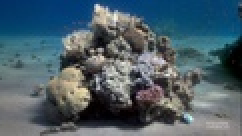
#> input picture images/745x419.jpg, 121 x 68 px, shrunk from 745 x 419 before the run (shown 2 times larger)
$ python main.py
#> lines starting #> are read from the running program, lines starting #| are printed output that depends on the picture; after the words box and inside, x2 and y2 are one past the last pixel; in counts of white or black regions, pixels touching at a corner belong together
### Utilities.py
from matplotlib import pyplot as plt
import cv2

def read_image(path, color_scale = 'gray'):
#> called with path = 'images/745x419.jpg', color_scale = 'rgb'
    scale = 0
    if(color_scale == 'rgb'):
        scale = 1
    image = cv2.imread(path, scale)
#> image is the input picture: shape (68, 121, 3); mean B, G, R 105.2, 95.5, 76.5
    return image

# [5 lines left out: function show_image, not called in this run]

def adapt_image_to_color_scale(image, color_scale):
    color = None
    if(color_scale != 'gray'):
        image = cv2.cvtColor(image, cv2.COLOR_BGR2RGB)
    else:
        color = "gray"
    return image, color

def show_couple_of_images(image1, image2, title1 = None, title2 = None, color_scale = 'gray'):
    image1, color = adapt_image_to_color_scale(image1, color_scale)
    image2, color = adapt_image_to_color_scale(image2, color_scale)
    plt.subplot(121), plt.imshow(image1, cmap=color, interpolation='bicubic', vmin=0, vmax=255), plt.title(title1)
    plt.xticks([]), plt.yticks([])
    plt.subplot(122), plt.imshow(image2, cmap=color, interpolation='bicubic', vmin=0, vmax=255), plt.title(title2)
    plt.xticks([]), plt.yticks([])
    plt.show()

### DigitalFilter.py
from abc import ABC, abstractmethod
import numpy as np

class Filter(ABC):
    __height = 0
    __width = 0
    __up_side_frame = 0
    __down_side_frame = 0
    __left_side_frame = 0
    __right_side_frame = 0

    def __init__(self, height=3, width=3):
        self.set_height(height)
        self.set_width(width)

    @abstractmethod
    def make_convolution(self, image, output):
        raise NotImplementedError("You should implement method first!")

    def set_height(self, height):
        self.__height = height

    def set_width(self, width):
        self.__width = width

    def get_height(self):
        return self.__height

    def get_width(self):
        return self.__width

    def get_up_side_frame(self):
        return self.__up_side_frame

    def get_down_side_frame(self):
        return self.__down_side_frame

    def get_left_side_frame(self):
        return self.__left_side_frame

    def get_right_side_frame(self):
        return self.__right_side_frame

    def apply_to_image(self, image):
        self.check_image_properties(image)
        output = self.fill_frame(image)
        output = self.make_convolution(image, output)
        return output

    def check_image_properties(self, image):
        errorMsg = ""
        errorMsg, isCorrectFormat = self.check_image_format(errorMsg, image)
#> errorMsg = ''; isCorrectFormat = True
        errorMsg, areDimensionsCompatible = self.check_dimensions(errorMsg, image)
#> areDimensionsCompatible = True

        if not isCorrectFormat or not areDimensionsCompatible:
            raise RuntimeError(errorMsg)

    def check_image_format(self, errorMsg, image):
        result = True
        if not isinstance(image, np.ndarray):
            result = False
            errorMsg = errorMsg + "Image is not instance of np.ndarray\n"
        return errorMsg, result

    def check_dimensions(self, errorMsg, image):
        result = True
        if self.__width > image.shape[1] or self.__height > image.shape[0]:
            result = False
            errorMsg = errorMsg + "Dimensions are not compatibles\n"
        return errorMsg, result

    def fill_frame(self, image):
        number_of_rows_image = image.shape[0]
#> number_of_rows_image = 68
        number_of_columns_image = image.shape[1]
#> number_of_columns_image = 121
        self.calculate_dimensions_for_each_side_frame()

        if (len(image.shape) != 2):
            number_of_scales = image.shape[2]
#> number_of_scales = 3
            output = np.zeros((number_of_rows_image, number_of_columns_image, number_of_scales))
        else:
            output = np.zeros((number_of_rows_image, number_of_columns_image))
        if self.__up_side_frame != 0:
            """ fill upside of frame"""
            for i in range(0, self.__up_side_frame):
                for j in range(0, number_of_columns_image):
                    output[i, j] = image[i, j]
        if self.__down_side_frame != 0:
            """ fill down_side of frame"""
            for i in range(number_of_rows_image - self.__down_side_frame, number_of_rows_image):
                for j in range(0, number_of_columns_image):
                    output[i, j] = image[i, j]
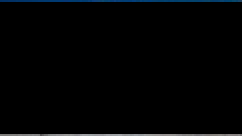
#> output: shape (68, 121, 3) float64 (shown 2 times larger); mean B, G, R 3.7, 3, 2.1
        if self.__left_side_frame != 0:
            """ fill left_side of frame"""
            for i in range(self.__up_side_frame, number_of_rows_image - self.__down_side_frame):
                for j in range(0, self.__left_side_frame):
                    output[i, j] = image[i, j]
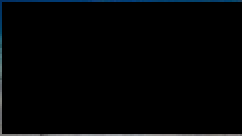
#> output: shape (68, 121, 3) float64 (shown 2 times larger); 0.8% of pixels changed, all inside (x1, y1, x2, y2) = (0, 1, 1, 67)
        if self.__right_side_frame != 0:
            """ fill right_side of frame"""
            for i in range(self.__up_side_frame, number_of_rows_image - self.__down_side_frame):
                for j in range(number_of_columns_image - self.__right_side_frame, number_of_columns_image):
                    output[i, j] = image[i, j]
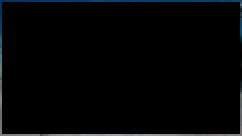
#> output: shape (68, 121, 3) float64 (shown 2 times larger); 0.79% of pixels changed, all inside (x1, y1, x2, y2) = (120, 1, 121, 67)

        return output

    def calculate_dimensions_for_each_side_frame(self):
        row_of_middle_pixel_inside_kernel = int(self.__height / 2)
        column_of_middle_pixel_inside_kernel = int(self.__width / 2)
        self.__left_side_frame = column_of_middle_pixel_inside_kernel
        self.__right_side_frame = self.__width - column_of_middle_pixel_inside_kernel - 1
        self.__up_side_frame = row_of_middle_pixel_inside_kernel
        self.__down_side_frame = self.__height - row_of_middle_pixel_inside_kernel - 1

### GaussianFilter.py
from DigitalFilter import Filter
import numpy as np
import scipy.stats as st

class Gaussian(Filter):
    __standard_deviation = 0
    __kernel = None

    def __init__(self, size=3):
        self.set_height(size)
        self.set_width(size)
        self.make_kernel()

    def make_kernel(self):
        """Returns a 2D Gaussian kernel."""
        self.set_standard_deviation()
        x = np.linspace(-self.__standard_deviation, self.__standard_deviation, self.get_height() + 1)
        kern1d = np.diff(st.norm.cdf(x))
        kern2d = np.outer(kern1d, kern1d)
        self.__kernel = kern2d / kern2d.sum()
        self.__kernel = self.__kernel / self.__kernel[0, 0]
        self.__kernel = self.__kernel / self.__kernel.sum()

    def set_standard_deviation(self):
        self.__standard_deviation = (self.get_width() + 1) / 5

    def make_convolution(self, image, output):
        starting_row = int(self.get_height() / 2)
        starting_column = int(self.get_width() / 2)
        ending_row = image.shape[0] - self.get_down_side_frame()
#> ending_row = 67
        ending_column = image.shape[1] - self.get_right_side_frame()
#> ending_column = 120
        for i in range(starting_row, ending_row):
            for j in range(starting_column, ending_column):
                convolution = 0
                for q in range(i - self.get_up_side_frame(), i - self.get_up_side_frame() + self.get_height()):
                    for r in range(j - self.get_left_side_frame(), j - self.get_left_side_frame() + self.get_width()):
                        row_kernel = q - i + self.get_up_side_frame()
                        column_kernel = r - j + self.get_left_side_frame()
                        convolution = convolution + (self.__kernel[row_kernel, column_kernel] * image[q, r])
                output[i, j] = convolution
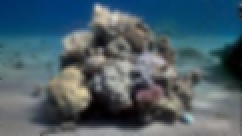
#> output: shape (68, 121, 3) float64 (shown 2 times larger); mean B, G, R 105.2, 95.4, 76.5
        return output.astype(np.uint8)

### SharpeningFilter.py
import numpy as np
from DigitalFilter import Filter
import cv2
from Utilities import show_image

class Sharpening(Filter):
    __kernel = None

    def __init__(self):
        size = 3
        self.set_height(size)
        self.set_width(size)
        self.make_kernel()

    def make_kernel(self):
        self.__kernel = np.ones((self.get_height(), self.get_width()))
        row_of_middle_pixel_inside_kernel = int(self.get_height() / 2)
        column_of_middle_pixel_inside_kernel = int(self.get_width() / 2)

        self.__kernel[row_of_middle_pixel_inside_kernel, column_of_middle_pixel_inside_kernel] = -8

    def make_convolution(self, image, output):
        laplacian_mask = self.apply_derivative(image)
        output = image - laplacian_mask
        output = self.delete_outliers(output)

        return output.astype(np.uint8)

    def apply_derivative(self, image):
        laplacian_mask = np.zeros(image.shape)
        starting_row = int(self.get_height() / 2)
        starting_column = int(self.get_width() / 2)
        ending_row = image.shape[0] - self.get_down_side_frame()
#> ending_row = 67
        ending_column = image.shape[1] - self.get_right_side_frame()
#> ending_column = 120
        for i in range(starting_row, ending_row):
            for j in range(starting_column, ending_column):
                convolution = 0
                for q in range(i - self.get_up_side_frame(), i - self.get_up_side_frame() + self.get_height()):
                    for r in range(j - self.get_left_side_frame(), j - self.get_left_side_frame() + self.get_width()):
                        row_kernel = q - i + self.get_up_side_frame()
                        column_kernel = r - j + self.get_left_side_frame()
                        convolution = convolution + (self.__kernel[row_kernel, column_kernel] * image[q, r])
                laplacian_mask[i, j] = convolution
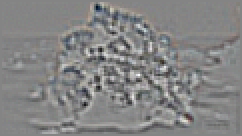
#> laplacian_mask: shape (68, 121, 3) float64 (shown 2 times larger); mean B, G, R -0.1, -0.1, -0.1; drawn with min black and max white
#> in make_convolution, `output = image - laplacian_mask`:
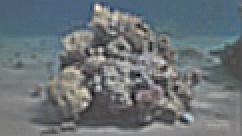
#> output: shape (68, 121, 3) float64 (shown 2 times larger); mean B, G, R 104.9, 95.1, 76.1; drawn with min black and max white
        return laplacian_mask


    def image_is_in_gray_scale(self, image):
        return len(image.shape) == 2

    def delete_outliers(self, output):
        for i in range(output.shape[0]):
            for j in range(output.shape[1]):
                if not self.image_is_in_gray_scale(output):
                    if output[i][j][0] < 0:
                        output[i][j][0] = 0
                    elif output[i][j][0] > 254:
                        output[i][j][0] = 254

                    if output[i][j][1] < 0:
                        output[i][j][1] = 0
                    elif output[i][j][1] > 254:
                        output[i][j][1] = 254

                    if output[i][j][2] < 0:
                        output[i][j][2] = 0
                    elif output[i][j][2] > 254:
                        output[i][j][2] = 254
                else:
                    if output[i][j] < 0:
                        output[i][j] = 0
                    elif output[i][j] > 254:
                        output[i][j] = 254
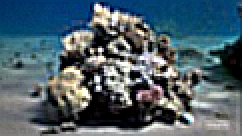
#> output: shape (68, 121, 3) float64 (shown 2 times larger); 17.87% of pixels changed, all inside (x1, y1, x2, y2) = (1, 1, 120, 66)
        return output

### main.py
import numpy as np
from MeanFilter import Mean
from GaussianFilter import Gaussian
from MedianFilter import Median
from ConservativeSmoothing import ConservativeSmoo
from SharpeningFilter import Sharpening
from UnsharpeningFilter import Unsharpening
from AdaptiveLocalNoiseFilter import LocalNoise
from Utilities import read_image
from Utilities import show_image
from Utilities import show_couple_of_images

#test = np.array(([1,2,3,4,5],[6,7,8,9,10],[11,12,13,14,15],[16,17,18,19,20],[21,22,23,24,25]))
"""test = np.array(([[1,2,3],[4,5,6],[7,8,9]],[[10,11,12],[13,14,15],[16,17,18]],[[19,20,21],[22,23,24],[25,26,27]]))
print(test)
print(test[1:4,1:4])
row_in_the_middle = 4-1 -1
column_in_the_middle = 4-1 -1
value_in_the_middle = test[row_in_the_middle, column_in_the_middle]"""
#convolution = np.sum(test[1:4,1:4]) - (9*test[row_in_the_middle, column_in_the_middle])
#print(convolution)
#print(np.array([np.sum(test[:, :, 0]), np.sum(test[:, :, 1]), np.sum(test[:, :, 2])]))

path= 'images/1577x1365.png'
path= 'images/745x419.jpg'
#path= 'images/306x341.png'
#path= 'images/402x588.png'

color_scale = "rgb"
title1 = "Original"
image = read_image(path, color_scale)
"""title2 = "Average"
meanFilter = Mean(5, 5)
output = meanFilter.apply_to_image(image)"""


"""title2 = "Gaussian"
gaussianFilter = Gaussian(3)
output = gaussianFilter.apply_to_image(image)"""


"""title2 = "Median"
medianFilter = Median(3, 3)
output = medianFilter.apply_to_image(image)"""


"""title2 = "Conservative Smoothing"
conservativeSmoo = ConservativeSmoo(5, 5)
output = conservativeSmoo.apply_to_image(image)"""


"""title2 = "Adaptive"
localNoise = LocalNoise(3, 3)
output = localNoise.apply_to_image(image)"""


title2 = "Sharpening"
gaussianFilter = Gaussian(3)
image_filtered = gaussianFilter.apply_to_image(image)
sharpening = Sharpening()
output = sharpening.apply_to_image(image_filtered)

"""title2 = "Unsharpening"
unsharpening = Unsharpening(3)
output = unsharpening.apply_to_image(image)"""

show_couple_of_images(image, output, title1, title2, color_scale)

$ run again, with images/306x341.png saved as images/745x419.jpg
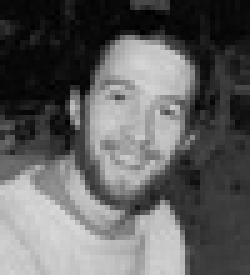
#> input picture images/306x341.png, 50 x 55 px, shrunk from 306 x 341 before the run (shown 5 times larger)
#> in read_image, image is the input picture: shape (55, 50, 3); min 0, max 214, mean 96.2
#> errorMsg = ''; isCorrectFormat = True
#> after the loop in fill_frame, `for i in range(self.__up_side_frame, number_of_rows_image - self.__dow..`:
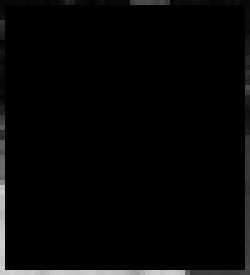
#> output: shape (55, 50, 3) float64 (shown 5 times larger); min 0, max 210, mean 5.9
#> after the loop in delete_outliers, `for i in range(output.shape[0]):`:
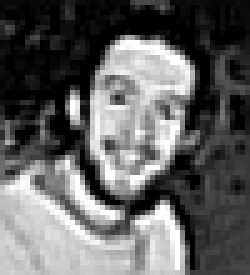
#> output: shape (55, 50, 3) float64 (shown 5 times larger); min 0, max 254, mean 97.3
